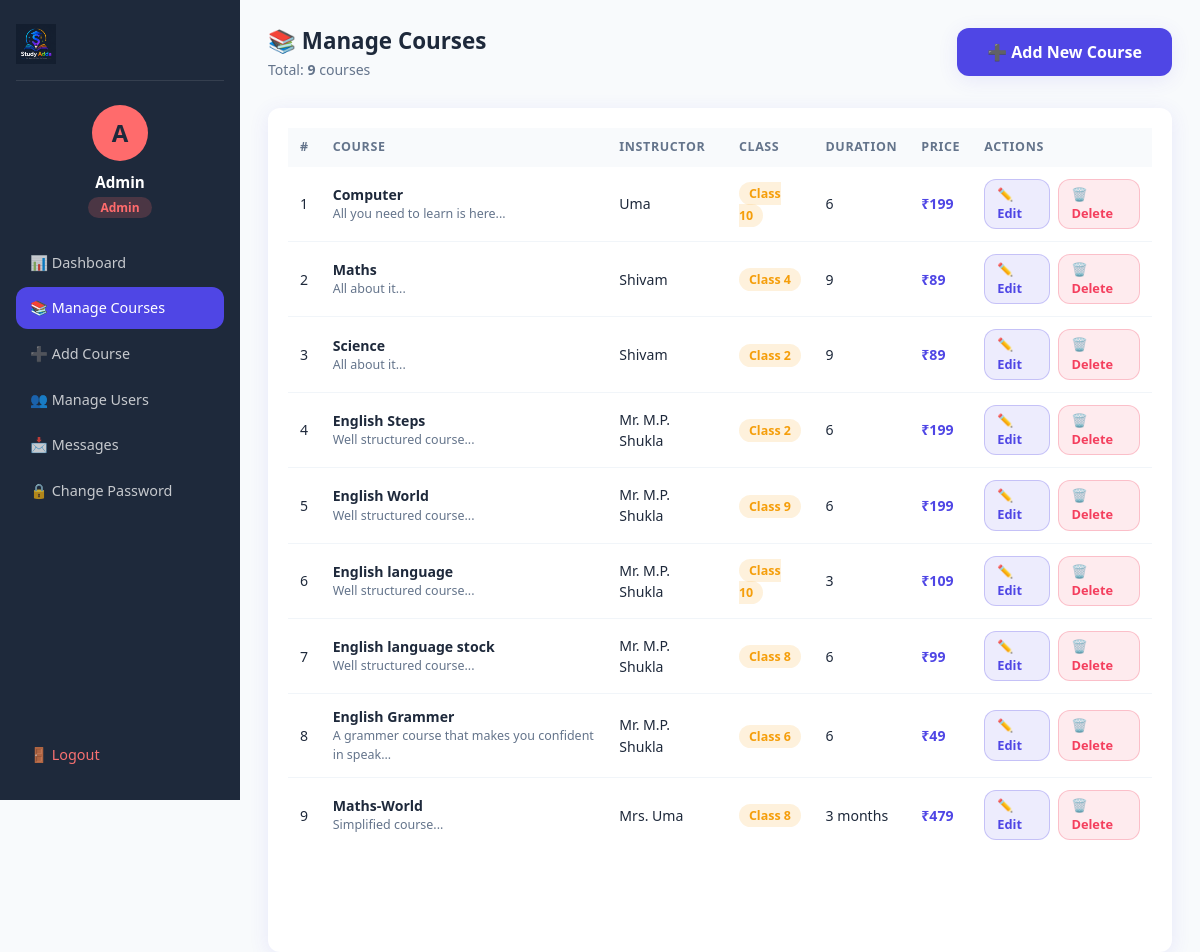
The page /admin/courses.php (signed in) on the database its author committed.
### tables this page shows
CREATE TABLE `courses` (
  `id` int(11) NOT NULL,
  `title` varchar(255) NOT NULL,
  `description` text DEFAULT NULL,
  `instructor` varchar(100) DEFAULT NULL,
  `duration` varchar(50) DEFAULT NULL,
  `price` decimal(10,2) DEFAULT 0.00,
  `class` int(11) DEFAULT NULL,
  `image` varchar(255) DEFAULT NULL,
  `created_at` timestamp NOT NULL DEFAULT current_timestamp()
);

### admin/courses.php (the view, shortened to what this page needs)
<?php
include "../includes/dbconfig.php";
$courses = mysqli_query($conn, "SELECT * FROM courses ORDER BY created_at DESC");
$totalCourses = mysqli_num_rows($courses);
?>
<!DOCTYPE html>
<html lang="en">
<head>
    <link href="https://cdn.jsdelivr.net/npm/bootstrap@5.3.6/dist/css/bootstrap.min.css" rel="stylesheet">
    <link rel="stylesheet" href="/MyProject/css/style.css">
</head>
<body class="dashboard-body">
    <div class="dashboard-wrapper">
        <aside class="sidebar">
            <div class="sidebar-logo">
                <a href="/MyProject/index.php">
                    <img src="/MyProject/images/logo-dark.png" alt="Study Adda" height="40">
                </a>
            </div>
            <div class="sidebar-user">
                <div class="sidebar-avatar" style="background:#ff6b6c;">
                    <?php echo strtoupper(substr($_SESSION['user_name'], 0, 1)); ?>
                </div>
                <p class="sidebar-name"><?php echo $_SESSION['user_name']; ?></p>
                <span class="sidebar-role" style="background:rgba(255,107,108,0.2);color:#ff6b6c;">Admin</span>
            </div>
            <nav class="sidebar-nav">
                <a href="dashboard.php" class="sidebar-link">📊 Dashboard</a>
                <a href="courses.php" class="sidebar-link active">📚 Manage Courses</a>
                <a href="add-course.php" class="sidebar-link">➕ Add Course</a>
                <a href="users.php" class="sidebar-link">👥 Manage Users</a>
                <a href="messages.php" class="sidebar-link">📩 Messages</a>
                <a href="change-password.php" class="sidebar-link">🔒 Change Password</a>
                <a href="/MyProject/logout.php" class="sidebar-link logout-link">🚪 Logout</a>
            </nav>
        </aside>
        <main class="dashboard-main">
            <div class="dashboard-topbar">
                <div>
                    <h4 class="topbar-title">📚 Manage Courses</h4>
                    <p class="topbar-sub">Total: <strong><?php echo $totalCourses; ?></strong> courses</p>
                </div>
                <a href="add-course.php" class="btn enroll-btn">➕ Add New Course</a>
            </div>
            <div class="dashboard-card">
                <?php if ($totalCourses === 0): ?>
                    <div class="text-center py-5">
                        <div style="font-size:3rem;">📭</div>
                        <h5 class="mt-2">No courses yet</h5>
                        <a href="add-course.php" class="btn enroll-btn mt-2">Add First Course</a>
                    </div>
                <?php else: ?>
                    <div class="table-responsive">
                        <table class="admin-table">
                            <thead>
                                <tr>
                                    <th>#</th>
                                    <th>Course</th>
                                    <th>Instructor</th>
                                    <th>Class</th>
                                    <th>Duration</th>
                                    <th>Price</th>
                                    <th>Actions</th>
                                </tr>
                            </thead>
                            <tbody>
                                <?php $i = 1;
                                while ($course = mysqli_fetch_assoc($courses)): ?>
                                    <tr>
                                        <td><?php echo $i++; ?></td>
                                        <td>
                                            <p class="table-name"><?php echo htmlspecialchars($course['title']); ?></p>
                                            <p class="table-email"><?php echo htmlspecialchars(substr($course['description'], 0, 50)) . '...'; ?></p>
                                        </td>
                                        <td><?php echo htmlspecialchars($course['instructor']); ?></td>
                                        <td><span class="class-badge">Class <?php echo $course['class']; ?></span></td>
                                        <td><?php echo htmlspecialchars($course['duration']); ?></td>
                                        <td class="table-price">₹<?php echo number_format($course['price']); ?></td>
                                        <td>
                                            <div class="d-flex gap-2">
                                                <a href="edit-course.php?id=<?php echo $course['id']; ?>"
                                                    class="btn-action btn-edit">✏️ Edit</a>
                                                <a href="courses.php?delete=<?php echo $course['id']; ?>"
                                                    class="btn-action btn-delete"
                                                    onclick="return confirm('Are you sure you want to delete this course?')">
                                                    🗑️ Delete
                                                </a>
                                            </div>
                                        </td>
                                    </tr>
                                <?php endwhile; ?>
                            </tbody>
                        </table>
                    </div>
                <?php endif; ?>
            </div>
        </main>
    </div>
</body>
</html>

### css/style.css (style rules this page uses)
:root { --primary-color: #4f46e5; --primary-hover: #3730a3; --secondary-color: #f59e0b; --text-dark: #1e293b; --text-muted: #64748b; --bg-light: #f8fafc; --bg-welcome: linear-gradient(135deg, #eef2ff 0%, #e0e7ff 100%); --shadow: 0 4px 20px rgba(79, 70, 229, 0.1); --border-radius: 12px; }
body { font-family: "Segoe UI", Tahoma, Geneva, Verdana, sans-serif; color: var(--text-dark); background-color: #fff; }
.enroll-btn { background-color: var(--primary-color); color: #fff; border: none; padding: 12px 28px; border-radius: 8px; font-weight: 600; font-size: 1rem; transition: background-color 0.3s ease, transform 0.2s ease; display: inline-block; text-decoration: none; }
.enroll-btn { background: var(--primary-color); color: #fff; font-weight: 600; padding: 12px 30px; border-radius: var(--border-radius); border: none; box-shadow: var(--shadow); transition: transform 0.25s ease, background 0.25s ease, box-shadow 0.25s ease; }
.dashboard-body { background-color: var(--bg-light); min-height: 100vh; }
.dashboard-wrapper { display: flex; min-height: 100vh; }
.sidebar { width: 240px; min-height: 100vh; background: var(--text-dark); padding: 24px 16px; position: fixed; top: 0; left: 0; display: flex; flex-direction: column; gap: 24px; z-index: 100; }
.sidebar-logo { padding-bottom: 16px; border-bottom: 1px solid rgba(255, 255, 255, 0.1); }
.sidebar-user { text-align: center; }
.sidebar-avatar { width: 56px; height: 56px; background: var(--secondary-color); color: var(--text-dark); border-radius: 50%; display: flex; align-items: center; justify-content: center; font-size: 1.5rem; font-weight: 800; margin: 0 auto 10px; }
.sidebar-name { color: #fff; font-weight: 700; font-size: 0.95rem; margin: 0; }
.sidebar-role { background: rgba(245, 158, 11, 0.2); color: var(--secondary-color); font-size: 0.75rem; font-weight: 600; padding: 2px 12px; border-radius: 999px; }
.sidebar-nav { display: flex; flex-direction: column; gap: 4px; flex: 1; }
.sidebar-link { color: rgba(255, 255, 255, 0.75); text-decoration: none; padding: 10px 14px; border-radius: var(--border-radius); font-size: 0.9rem; font-weight: 500; transition: all 0.2s; }
.sidebar-link:hover, .sidebar-link.active { background: var(--primary-color); color: #fff; }
.logout-link { margin-top: auto; color: #f87171 !important; }
.dashboard-main { margin-left: 240px; padding: 28px; flex: 1; min-height: 100vh; }
.dashboard-topbar { display: flex; justify-content: space-between; align-items: flex-start; margin-bottom: 28px; flex-wrap: wrap; gap: 12px; }
.topbar-title { font-size: 1.4rem; font-weight: 700; color: var(--text-dark); margin: 0; }
.topbar-sub { color: var(--text-muted); font-size: 0.88rem; margin: 4px 0 0 0; }
.dashboard-card { background: #fff; border-radius: var(--border-radius); padding: 20px; box-shadow: var(--shadow); height: 100%; }
.admin-table { width: 100%; border-collapse: collapse; font-size: 0.88rem; }
.admin-table th { background: var(--bg-light); color: var(--text-muted); font-weight: 700; font-size: 0.78rem; text-transform: uppercase; letter-spacing: 0.05em; padding: 10px 12px; text-align: left; }
.admin-table td { padding: 12px; border-bottom: 1px solid #f1f5f9; vertical-align: middle; }
.admin-table tr:last-child td { border-bottom: none; }
.table-name { font-weight: 600; color: var(--text-dark); margin: 0; font-size: 0.88rem; }
.table-email { color: var(--text-muted); margin: 0; font-size: 0.78rem; }
.table-price { font-weight: 700; color: var(--primary-color); }
.class-badge { background: rgba(245, 158, 11, 0.14); color: var(--secondary-color); padding: 3px 10px; border-radius: 999px; font-size: 0.78rem; font-weight: 700; }
.btn-action { padding: 5px 12px; border-radius: var(--border-radius); font-size: 0.8rem; font-weight: 600; text-decoration: none; display: inline-block; transition: all 0.2s; }
.btn-edit { background: rgba(79, 70, 229, 0.1); color: var(--primary-color); border: 1px solid rgba(79, 70, 229, 0.25); }
.btn-delete { background: rgba(244, 63, 94, 0.1); color: #f43f5e; border: 1px solid rgba(244, 63, 94, 0.25); }

### rows shown on the page
courses: title "Computer", description "All you need to learn is here", instructor "Uma", class "10", duration "6", price "199"
courses: title "Maths", description "All about it", instructor "Shivam", class "4", duration "9", price "89"
courses: title "Science", description "All about it", instructor "Shivam", class "2", duration "9", price "89"
courses: title "English Steps", description "Well structured course", instructor "Mr. M.P. Shukla", class "2", duration "6", price "199"
courses: title "English World", description "Well structured course", instructor "Mr. M.P. Shukla", class "9", duration "6", price "199"
courses: title "English language", description "Well structured course", instructor "Mr. M.P. Shukla", class "10", duration "3", price "109"
courses: title "English language stock", description "Well structured course", instructor "Mr. M.P. Shukla", class "8", duration "6", price "99"
courses: title "English Grammer", description "A grammer course that makes you confident in speak", instructor "Mr. M.P. Shukla", class "6", duration "6", price "49"
courses: title "Maths-World", description "Simplified course", instructor "Mrs. Uma", class "8", duration "3 months", price "479"

### other values the page prints
substr($_SESSION['user_name'], 0, 1) "A"
$_SESSION['user_name'] "Admin"
$totalCourses "9"
